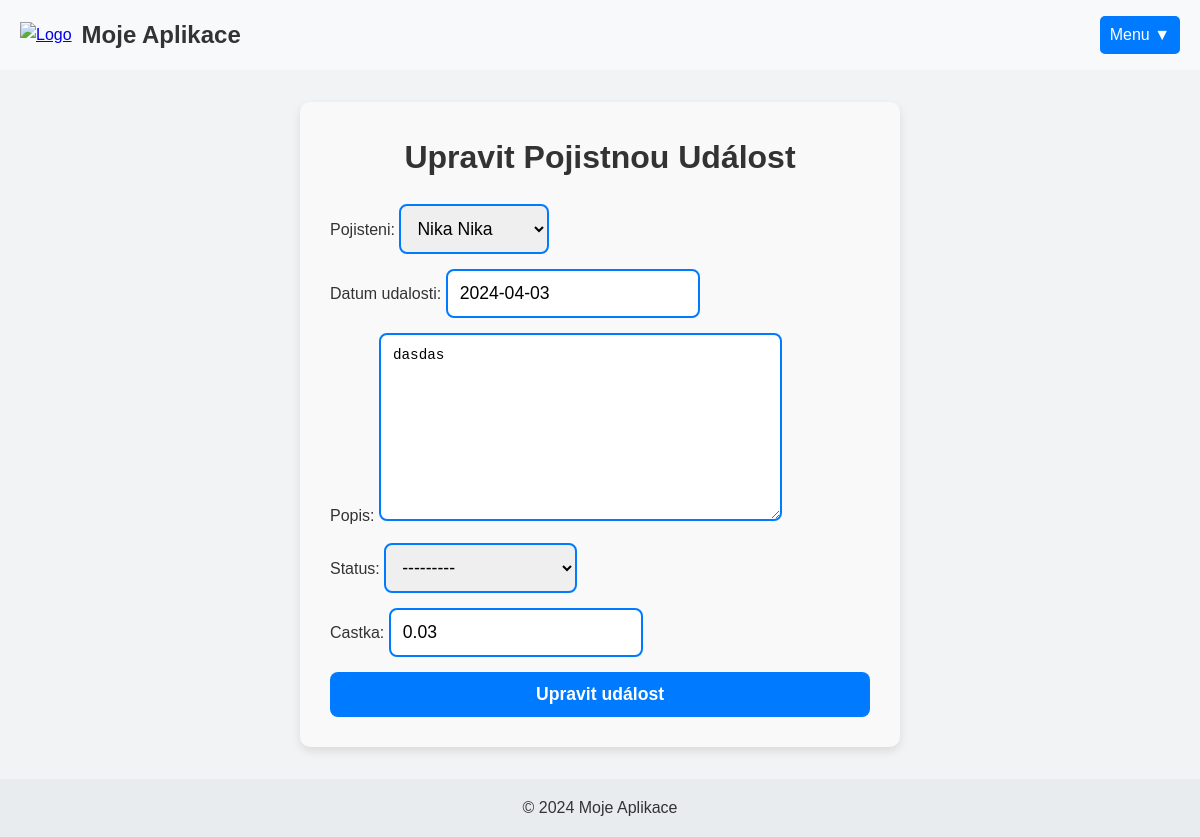
The app's page /pojistne_udalosti/upravit/2/, older data.
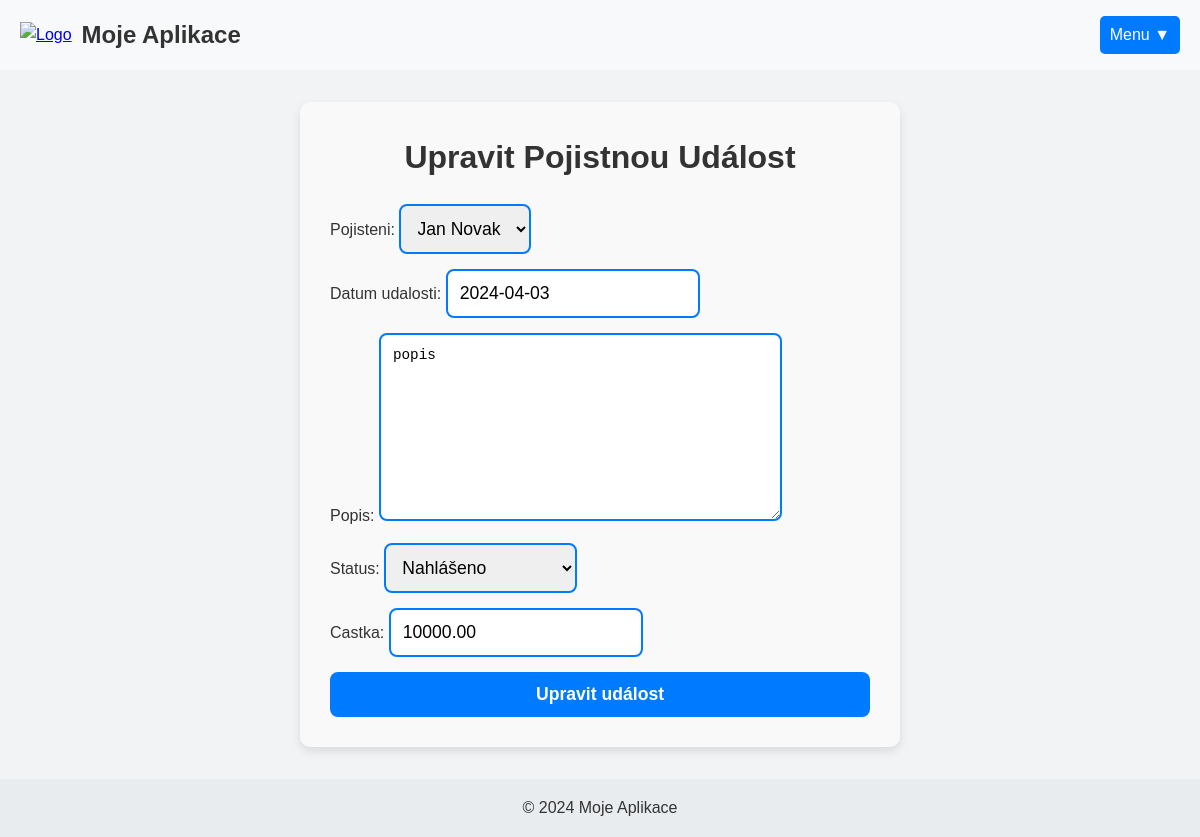
The same page, newer data.
### NovyProjekt/models.py (models this page shows, shortened)
class PojistnaUdalost(models.Model):
    STATUS_CHOICES = [
        ('nahlaseno', 'Nahlášeno'),
        ('vyreseno', 'Vyřešeno'),
        ('ceka_na_schvaleni', 'Čeká na schválení'),
    ]
    pojisteni = models.ForeignKey(Pojisteni, on_delete=models.CASCADE, related_name='udalosti')
    datum_udalosti = models.DateField()
    popis = models.TextField()
    status = models.CharField(max_length=20, choices=STATUS_CHOICES)
    castka = models.DecimalField(max_digits=10, decimal_places=2)

### NovyProjekt/views.py (the view)
# urls.py: path('pojistne_udalosti/upravit/<int:id>/', views.upravit_pojistnou_udalost, name='upravit_pojistnou_udalost'),
def upravit_pojistnou_udalost(request, id):
    pojistna_udalost = get_object_or_404(PojistnaUdalost, id=id)
    if request.method == 'POST':
        form = PojistnaUdalostForm(request.POST, instance=pojistna_udalost)
        if form.is_valid():
            form.save()
            return redirect('seznam_pojistnych_udalosti')
    else:
        form = PojistnaUdalostForm(instance=pojistna_udalost)
    return render(request, 'pojistne_udalosti/upravit_pojistnou_udalost.html', {'form': form})

### NovyProjekt/forms.py
class PojistnaUdalostForm(forms.ModelForm):
    class Meta:
        model = PojistnaUdalost
        fields = ['pojisteni', 'datum_udalosti', 'popis', 'status', 'castka']

### NovyProjekt/models.py (called while the page is built)
    def __str__(self):
        return f"{self.jmeno} {self.prijmeni}"

    def __str__(self):
        return f" {self.pojistenec}"

### NovyProjekt/templates/pojistne_udalosti/upravit_pojistnou_udalost.html (shortened to what this page needs)
{% extends 'index.html' %}
{% load static %}
{% block extra_styles %}
    <link rel="stylesheet" href="{% static 'css/uprav_udalost.css' %}">
{% endblock %}
{% block content %}
<div class="container-uprav_udalost">
    <h2>Upravit Pojistnou Událost</h2>
    <form method="POST">
        {{ form.as_p }}
        <button type="submit" class="btn">Upravit událost</button>
    </form>
</div>
{% endblock %}

Row changes from the older to the newer data that the page shows:
changed PojistnaUdalost: pojisteni "Nika Nika" → "Jan Novak"; popis "dasdas" → "popis"; status "---------" → "Nahlášeno"; castka "0.03" → "10000.00"
